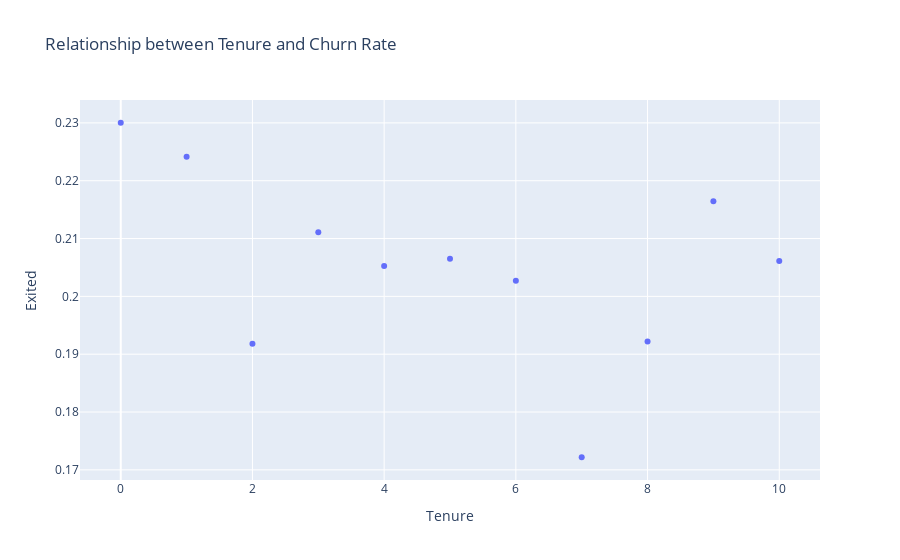

The notebook cell saved with this chart:
### Code cell
import plotly.express as px

plot_by_tenure = churn_dataset.groupby('Tenure').Exited.mean().reset_index()
fig = px.scatter(plot_by_tenure, x='Tenure', y='Exited', title='Relationship between Tenure and Churn Rate')
fig.show()

### Figure 1 — Plotly figure (JSON) as saved in the notebook; plotly's stock layout.template omitted (floating-point values rounded to 4 significant figures)
{"data": [{"hovertemplate": "Tenure=%{x}<br>Exited=%{y}<extra></extra>", "legendgroup": "", "marker": {"color": "#636efa", "symbol": "circle"}, "mode": "markers", "name": "", "orientation": "v", "showlegend": false, "type": "scatter", "x": [0, 1, 2, 3, 4, 5, 6, 7, 8, 9, 10], "xaxis": "x", "y": [0.23, 0.2242, 0.1918, 0.2111, 0.2053, 0.2065, 0.2027, 0.1722, 0.1922, 0.2165, 0.2061], "yaxis": "y"}], "layout": {"legend": {"tracegroupgap": 0}, "title": {"text": "Relationship between Tenure and Churn Rate"}, "xaxis": {"anchor": "y", "domain": [0, 1], "title": {"text": "Tenure"}}, "yaxis": {"anchor": "x", "domain": [0, 1], "title": {"text": "Exited"}}}}
